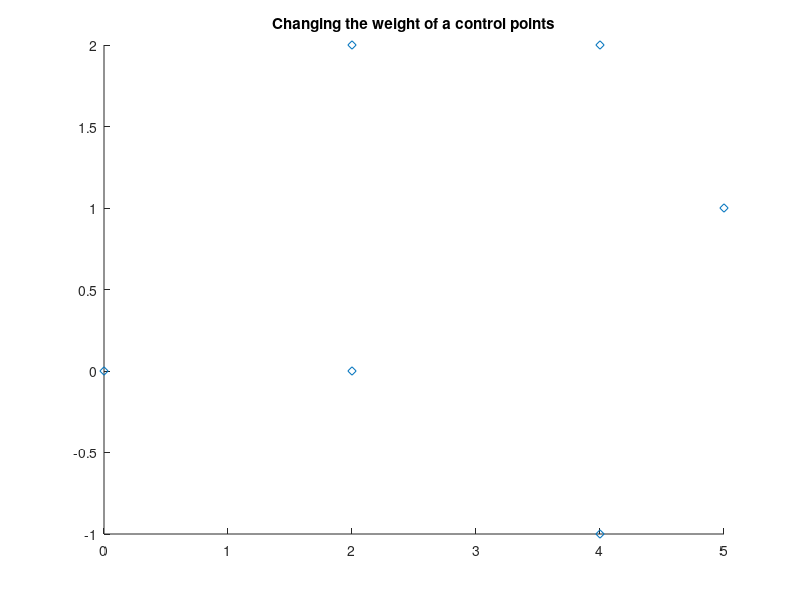

The MATLAB script that drew this image: (Note: this script raises an error after producing the figure.)
%% stessi punti gradi differenti
clear all
close all
clc
%%U=[0 0  0 0.25 0.25  0.5 0.75 1 1 1];
P=[0 0 ; 2 0; 2 2; 4 2; 5 1; 4 -1];% Pi=[x y]

figure; hold on; title('Changing the weight of a control points')
plot(P(:,1),P(:,2),'d')
p=2;
%creation of U considered P and p XDD
U=zeros(1,numel(P)/2+p+1); 
U(end-p:end)=1;
mid=numel(U)-2*p-2;
for i=1:mid
    U(i+p+1)=1/(mid+1)*i;
end
w=[0.8 0.9 1 1.1 1.2];
for i=1:5
 
N=nrbmak(P',U);
   N.coefs(4,4)=w(i);
nrbplot(N,1000)
end
grid on;xlabel('x'),ylabel('y')
%% surf
clear all
close all
clc
N=nrbtestsrf;
figure; hold on;grid on
nrbplot(N,[20 20],'colormap','jet');title('NURBS Surface')